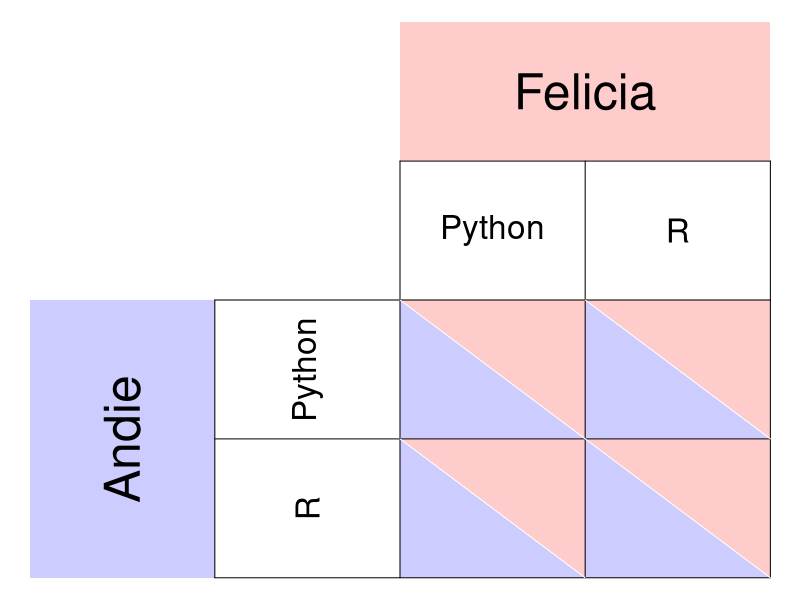

This chart was generated by the following R code:
require(ggplot2)
require(shape)
pdf(file = "society/matrix_python_ruby_empty.pdf", width = 9, height = 7)

par(mar =  c(0, 0, 0, 0))
xlims <- c(0, 8)
ylims <- c(0, 8)

#TextSizes
PlayerSize <- 3
StratSize <- 2
PayoffSize <- 3
p1fadelevel <- 0.2
p2fadelevel <- 0.2

#Payoffs are listed as c("NW", "SW", "NE", "SE")

#Considerations for Player 1
P1Name <- c("Andie")
P1Strat <- c("Python", "R")
P1Payoffs <- c("", "", "", "")
P1BR1 <- c("NW") #Must be NW or SW - the BR prints accordingly. 
P1BR2 <- c("SE") #Must be NE or SE - the BR prints accordingly. 
#NW = (5, 3); SW = (5,1); NE = (7, 3); SE = (7, 1)
P1bestsize <- 2.5 #Adjusts size of point indicating best response of P1

#Considerations for Player 2
P2Name <- c("Felicia")
P2Strat <- c("Python", "R")
P2Payoffs <- c("", "", "", "")
P2BR1 <- c("NW") #Must be NW or SW - the BR prints accordingly. 
P2BR2 <- c("SE") #Must be NE or SE - the BR prints accordingly. 
P2bestsize <- 4 #Adjusts size of circle indicating best response of P2

plot(0, 0, xlim = xlims, ylim = ylims, type = "n",
     xlab = expression(""),
     ylab = expression(""),
     xaxt = "n", 
     yaxt = "n", 
     cex.lab = 2, 
     bty = "n")



#Color and label for Player 1 and their strategies
polygon(c(0,0,2,2,0), c(0,4,4,0,0), col=rgb(0, 0, 1, p1fadelevel), density=NULL, border = NA)
text(1, 2, P1Name[1], srt = 90, cex = PlayerSize)

text(3, 3, P1Strat[1], cex = StratSize, srt = 90)
text(3, 1, P1Strat[2], cex = StratSize, srt = 90)


#Color and label for Player 2
polygon(c(4,4,8,8,4), c(8,6,6,8,8), col=rgb(1, 0, 0, p2fadelevel), density=NULL, border = NA)
text(6, 7, P2Name[1], cex = PlayerSize)

text(5, 5, P2Strat[1], cex = StratSize)
text(7, 5, P2Strat[2], cex = StratSize)

#NorthWest cell 
#P1
polygon(c(4,4,6,4), c(4,2,2,4), col=rgb(0, 0, 1, p1fadelevel), density=NULL, border = NA)
#P2
polygon(c(4,6,6,4), c(4,4,2,4), col=rgb(1, 0, 0, p2fadelevel), density=NULL, border = NA)

#P1
text(4.5, 2.5, P1Payoffs[1], cex = PayoffSize)
#P2
text(5.5, 3.5, P2Payoffs[1], cex = PayoffSize)

#SouthWest cell  
#P1
polygon(c(4,4,6,4), c(2,0,0,2), col=rgb(0, 0, 1, p1fadelevel), density=NULL, border = NA)
#P2
polygon(c(4,6,6,4), c(2,2,0,2), col=rgb(1, 0, 0, p2fadelevel), density=NULL, border = NA)

#P1
text(4.5, 0.5, P1Payoffs[2], cex = PayoffSize)
#P2
text(5.5, 1.5, P2Payoffs[2], cex = PayoffSize)


#NorthEast cell 
#P1
polygon(c(6,6,8,6), c(4,2,2,4), col=rgb(0, 0, 1, p1fadelevel), density=NULL, border = NA)
#P2
polygon(c(6,8,8,6), c(4,4,2,4), col=rgb(1, 0, 0, p2fadelevel), density=NULL, border = NA)
#P1
text(6.5, 2.5, P1Payoffs[3], cex = PayoffSize)
#P2
text(7.5, 3.5, P2Payoffs[3], cex = PayoffSize)

#SouthEast cell 
#P1
polygon(c(6,6,8,6), c(2,0,0,2), col=rgb(0, 0, 1, p1fadelevel), density=NULL, border = NA)
#P2
polygon(c(6,8,8,6), c(2,2,0,2), col=rgb(1, 0, 0, p2fadelevel), density=NULL, border = NA)
#P1
text(6.5, 0.5, P1Payoffs[4], cex = PayoffSize)
#P2
text(7.5, 1.5, P2Payoffs[4], cex = PayoffSize)


#Lines for the Table
segments(8, 0, 8, 6, lty = 1, col = "black")
segments(4, 6, 8, 6, lty = 1, col = "black")
segments(2, 0, 2, 4, lty = 1, col = "black")
segments(2, 0, 8, 0, lty = 1, col = "black")
segments(2, 4, 8, 4, lty = 1, col = "black")
segments(4, 0, 4, 6, lty = 1, col = "black")
segments(2, 2, 8, 2, lty = 1, col = "black")
segments(6, 0, 6, 6, lty = 1, col = "black")

#Diagonals
#NW
segments(4, 4, 6, 2, lty = 1, col = "white")
#NE
segments(6, 4, 8, 2, lty = 1, col = "white")
#SW
segments(4, 2, 6, 0, lty = 1, col = "white")
#Se
segments(6, 2, 8, 0, lty = 1, col = "white")


# #Best responses 
# #P1 
# if (P1BR1[1] == "NW"){
#   points(5, 3, pch = 16, col = "black", cex = P1bestsize)
# } else{points(5, 1, pch = 16, col = "black", cex = P1bestsize)
# }
# 
# if (P1BR2[1] == "NE"){
#   points(7, 3, pch = 16, col = "black", cex = P1bestsize)
# } else{points(7, 1, pch = 16, col = "black", cex = P1bestsize)
# }
# 
# 
# #P2
# if (P2BR1[1] == "NW"){
#   points(5, 3, pch = 1, col = "black", cex = P2bestsize)
# } else{points(7, 3, pch = 1, col = "black", cex = P2bestsize)
# }
# 
# if (P2BR2[1] == "SW"){
#   points(5, 3, pch = 1, col = "black", cex = P2bestsize)
# } else{points(7, 1, pch = 1, col = "black", cex = P2bestsize)
# }

dev.off()
